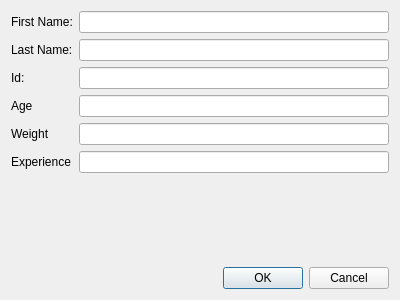
<?xml version="1.0" encoding="UTF-8"?>
<ui version="4.0">
 <class>AddParticipant</class>
 <widget class="QDialog" name="AddParticipant">
  <property name="geometry">
   <rect>
    <x>0</x>
    <y>0</y>
    <width>400</width>
    <height>300</height>
   </rect>
  </property>
  <property name="windowTitle">
   <string>Dialog</string>
  </property>
  <layout class="QVBoxLayout" name="verticalLayout">
   <item>
    <layout class="QFormLayout" name="formLayout">
     <item row="0" column="0">
      <widget class="QLabel" name="label">
       <property name="text">
        <string>First Name:</string>
       </property>
      </widget>
     </item>
     <item row="0" column="1">
      <widget class="QLineEdit" name="firstName"/>
     </item>
     <item row="1" column="0">
      <widget class="QLabel" name="label_2">
       <property name="text">
        <string>Last Name:</string>
       </property>
      </widget>
     </item>
     <item row="1" column="1">
      <widget class="QLineEdit" name="lastName"/>
     </item>
     <item row="2" column="0">
      <widget class="QLabel" name="label_3">
       <property name="text">
        <string>Id:</string>
       </property>
      </widget>
     </item>
     <item row="2" column="1">
      <widget class="QLineEdit" name="id"/>
     </item>
     <item row="3" column="0">
      <widget class="QLabel" name="labelAge">
       <property name="text">
        <string>Age</string>
       </property>
      </widget>
     </item>
     <item row="3" column="1">
      <widget class="QLineEdit" name="age">
       <property name="enabled">
        <bool>true</bool>
       </property>
      </widget>
     </item>
     <item row="4" column="1">
      <widget class="QLineEdit" name="weight"/>
     </item>
     <item row="4" column="0">
      <widget class="QLabel" name="label_4">
       <property name="text">
        <string>Weight</string>
       </property>
      </widget>
     </item>
     <item row="5" column="0">
      <widget class="QLabel" name="label_5">
       <property name="text">
        <string>Experience</string>
       </property>
      </widget>
     </item>
     <item row="5" column="1">
      <widget class="QLineEdit" name="experience"/>
     </item>
    </layout>
   </item>
   <item>
    <widget class="QDialogButtonBox" name="buttonBox">
     <property name="orientation">
      <enum>Qt::Horizontal</enum>
     </property>
     <property name="standardButtons">
      <set>QDialogButtonBox::Cancel|QDialogButtonBox::Ok</set>
     </property>
    </widget>
   </item>
  </layout>
 </widget>
 <resources/>
 <connections>
  <connection>
   <sender>buttonBox</sender>
   <signal>accepted()</signal>
   <receiver>AddParticipant</receiver>
   <slot>accept()</slot>
   <hints>
    <hint type="sourcelabel">
     <x>248</x>
     <y>254</y>
    </hint>
    <hint type="destinationlabel">
     <x>157</x>
     <y>274</y>
    </hint>
   </hints>
  </connection>
  <connection>
   <sender>buttonBox</sender>
   <signal>rejected()</signal>
   <receiver>AddParticipant</receiver>
   <slot>reject()</slot>
   <hints>
    <hint type="sourcelabel">
     <x>316</x>
     <y>260</y>
    </hint>
    <hint type="destinationlabel">
     <x>286</x>
     <y>274</y>
    </hint>
   </hints>
  </connection>
 </connections>
</ui>
